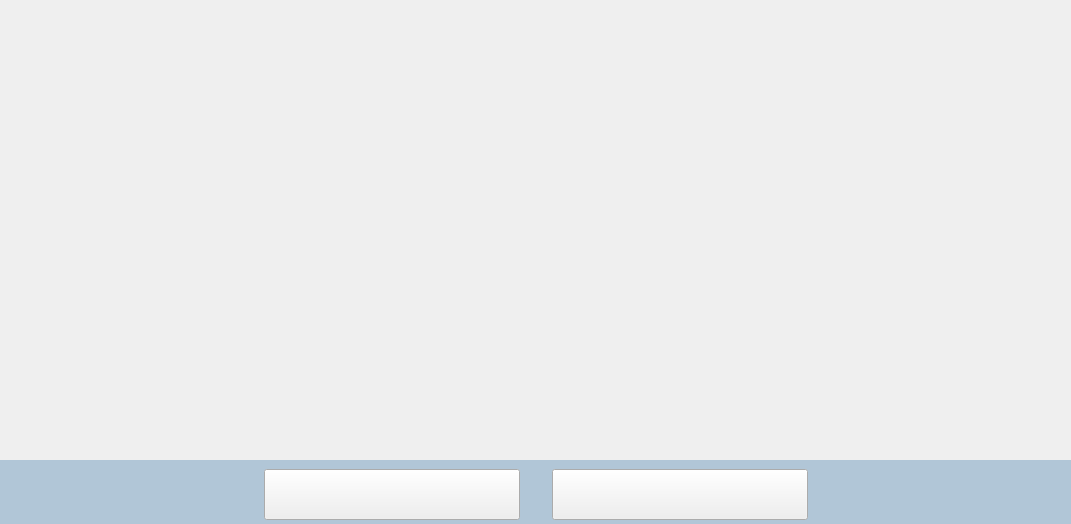
<?xml version="1.0" encoding="UTF-8"?>
<ui version="4.0">
 <class>UiBucketPicker</class>
 <widget class="QWidget" name="UiBucketPicker">
  <property name="geometry">
   <rect>
    <x>0</x>
    <y>0</y>
    <width>1071</width>
    <height>524</height>
   </rect>
  </property>
  <property name="windowTitle">
   <string>Form</string>
  </property>
  <property name="styleSheet">
   <string notr="true">QWidget#widget_4{
	background-color: #b1c6d7;
}

QPushButton{
	color: transparent;
}

QPushButton#__btnOK{
	border-image: url(:/pluginBucket/buttons/img/ok_normal.png);
}
QPushButton#__btnOK:pressed{
	border-image: url(:/pluginBucket/buttons/img/ok_down.png);
}
QPushButton#__btnOK:disabled{
	
	border-image: url(:/pluginBucket/buttons/img/ok_disable.png);
}

QPushButton#__btnCancel{
	border-image: url(:/pluginBucket/buttons/img/cancel_normal.png);
}
QPushButton#__btnCancel:pressed{
	border-image: url(:/pluginBucket/buttons/img/cancel_down.png);
}</string>
  </property>
  <layout class="QVBoxLayout" name="verticalLayout">
   <property name="spacing">
    <number>0</number>
   </property>
   <property name="leftMargin">
    <number>0</number>
   </property>
   <property name="topMargin">
    <number>0</number>
   </property>
   <property name="rightMargin">
    <number>0</number>
   </property>
   <property name="bottomMargin">
    <number>0</number>
   </property>
   <item>
    <widget class="QWidget" name="__slotAssets" native="true">
     <layout class="QVBoxLayout" name="verticalLayout_2">
      <property name="spacing">
       <number>0</number>
      </property>
      <property name="leftMargin">
       <number>0</number>
      </property>
      <property name="topMargin">
       <number>0</number>
      </property>
      <property name="rightMargin">
       <number>0</number>
      </property>
      <property name="bottomMargin">
       <number>0</number>
      </property>
     </layout>
    </widget>
   </item>
   <item>
    <widget class="QWidget" name="widget_4" native="true">
     <property name="minimumSize">
      <size>
       <width>0</width>
       <height>64</height>
      </size>
     </property>
     <property name="maximumSize">
      <size>
       <width>16777215</width>
       <height>64</height>
      </size>
     </property>
     <layout class="QHBoxLayout" name="horizontalLayout_2">
      <property name="spacing">
       <number>32</number>
      </property>
      <item>
       <spacer name="horizontalSpacer">
        <property name="orientation">
         <enum>Qt::Horizontal</enum>
        </property>
        <property name="sizeHint" stdset="0">
         <size>
          <width>40</width>
          <height>20</height>
         </size>
        </property>
       </spacer>
      </item>
      <item>
       <widget class="QPushButton" name="__btnOK">
        <property name="enabled">
         <bool>true</bool>
        </property>
        <property name="minimumSize">
         <size>
          <width>256</width>
          <height>51</height>
         </size>
        </property>
        <property name="maximumSize">
         <size>
          <width>256</width>
          <height>51</height>
         </size>
        </property>
        <property name="text">
         <string>确   定</string>
        </property>
       </widget>
      </item>
      <item>
       <widget class="QPushButton" name="__btnCancel">
        <property name="minimumSize">
         <size>
          <width>256</width>
          <height>51</height>
         </size>
        </property>
        <property name="maximumSize">
         <size>
          <width>256</width>
          <height>51</height>
         </size>
        </property>
        <property name="text">
         <string>取   消</string>
        </property>
       </widget>
      </item>
      <item>
       <spacer name="horizontalSpacer_2">
        <property name="orientation">
         <enum>Qt::Horizontal</enum>
        </property>
        <property name="sizeHint" stdset="0">
         <size>
          <width>40</width>
          <height>20</height>
         </size>
        </property>
       </spacer>
      </item>
     </layout>
    </widget>
   </item>
  </layout>
 </widget>
 <resources>
  <include location="pluginBucket.qrc"/>
 </resources>
 <connections/>
</ui>
